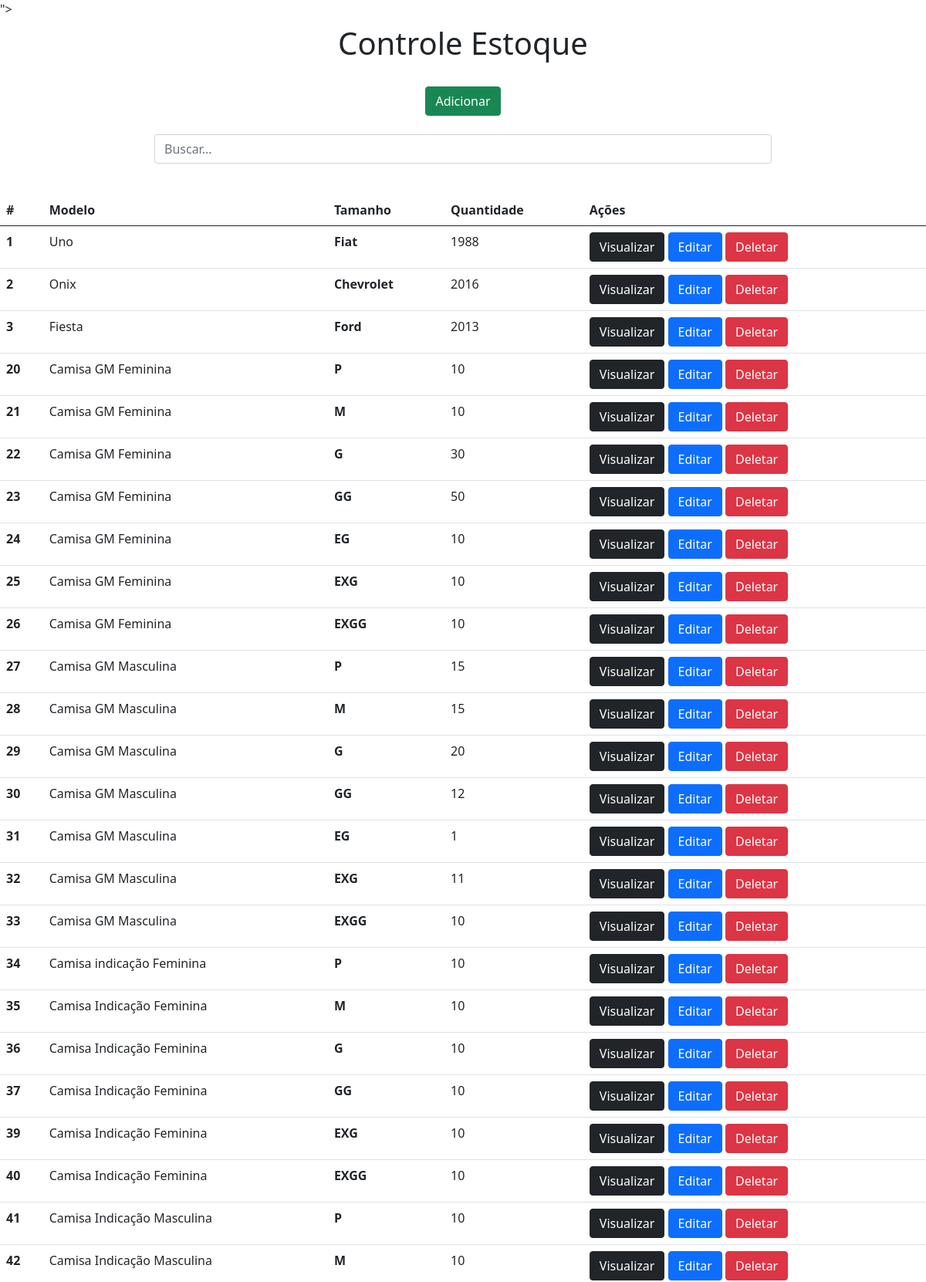
The page / (upper part) on the database its author committed.
### app/models.py (models this page shows)
class Carros(models.Model):
    modelo = models.CharField(max_length=150)
    marca = models.CharField(max_length=100)
    ano = models.IntegerField()

### app/views.py (the view)
# urls.py: 2. Add a URL to urlpatterns:  path('', views.home, name='home')
def home(request):
    data = {}
    search = request.GET.get('search')
    if search:
        data['db'] = Carros.objects.filter(modelo__icontains=search)
    else:
        data['db'] = Carros.objects.all()
    return render(request, 'index.html', data)

### app/templates/index.html (shortened to what this page needs)
<!DOCTYPE html>
<html lang="pt-br">
<head>
    <link rel="stylesheet" href="https://cdn.jsdelivr.net/npm/bootstrap@5.0.1/dist/css/bootstrap.min.css" rel="stylesheet">">
</head>
<body>
    <div class="col-8 m-auto pt-2 pb-2 text-center">
            <h1>Controle Estoque</h1>
    </div>
    <div class="col-8 m-auto pt-3 pb-2 text-center">
        <a href="/form" class="btn btn-success">Adicionar </a>
    </div>
     <div class="col-8 m-auto pt-3 pb-2 text-center">
         <form method="get">
             <input type="text" id="search" name="search" class="form-control" placeholder="Buscar...">
         </form>
    </div>
    <div class="col-8 m-auto pt-4 pb-2 text-center"></div>
    <table class="table">
      <thead class="thead-dark">
        <tr>
          <th scope="col">#</th>
          <th scope="col">Modelo</th>
          <th scope="col">Tamanho</th>
          <th scope="col">Quantidade</th>
          <th scope="col">Ações</th>
        </tr>
      </thead>
        <tbody>
        {% for dbs in db %}
        <tr>
          <th>{{dbs.id}}</th>
          <td>{{dbs.modelo}}</td>
          <td><strong>{{dbs.marca}}</strong></td>
          <td>{{dbs.ano}}</td>
          <td>
              <a href="/view/{{dbs.id}}/" class="btn btn-dark">Visualizar</a>
              <a href="/edit/{{dbs.id}}/" class="btn btn-primary">Editar</a>
              <a href="/delete/{{dbs.id}}/" class="btn btn-danger btnDel">Deletar</a>
          </td>
        </tr>
        {% endfor %}
        </tbody>
    </table>
    {% load static %}
</body>
</html>

### rows shown on the page
Carros: id "1", modelo "Uno", marca "Fiat", ano "1988"
Carros: id "2", modelo "Onix", marca "Chevrolet", ano "2016"
Carros: id "3", modelo "Fiesta", marca "Ford", ano "2013"
Carros: id "20", modelo "Camisa GM Feminina", marca "P", ano "10"
Carros: id "21", modelo "Camisa GM Feminina", marca "M", ano "10"
Carros: id "22", modelo "Camisa GM Feminina", marca "G", ano "30"
Carros: id "23", modelo "Camisa GM Feminina", marca "GG", ano "50"
Carros: id "24", modelo "Camisa GM Feminina", marca "EG", ano "10"
Carros: id "25", modelo "Camisa GM Feminina", marca "EXG", ano "10"
Carros: id "26", modelo "Camisa GM Feminina", marca "EXGG", ano "10"
Carros: id "27", modelo "Camisa GM Masculina", marca "P", ano "15"
Carros: id "28", modelo "Camisa GM Masculina", marca "M", ano "15"
Carros: id "29", modelo "Camisa GM Masculina", marca "G", ano "20"
Carros: id "30", modelo "Camisa GM Masculina", marca "GG", ano "12"
Carros: id "31", modelo "Camisa GM Masculina", marca "EG", ano "1"
Carros: id "32", modelo "Camisa GM Masculina", marca "EXG", ano "11"
Carros: id "33", modelo "Camisa GM Masculina", marca "EXGG", ano "10"
Carros: id "34", modelo "Camisa indicação Feminina", marca "P", ano "10"
Carros: id "35", modelo "Camisa Indicação Feminina", marca "M", ano "10"
Carros: id "36", modelo "Camisa Indicação Feminina", marca "G", ano "10"
Carros: id "37", modelo "Camisa Indicação Feminina", marca "GG", ano "10"
Carros: id "39", modelo "Camisa Indicação Feminina", marca "EXG", ano "10"
Carros: id "40", modelo "Camisa Indicação Feminina", marca "EXGG", ano "10"
Carros: id "41", modelo "Camisa Indicação Masculina", marca "P", ano "10"
Carros: id "42", modelo "Camisa Indicação Masculina", marca "M", ano "10"
